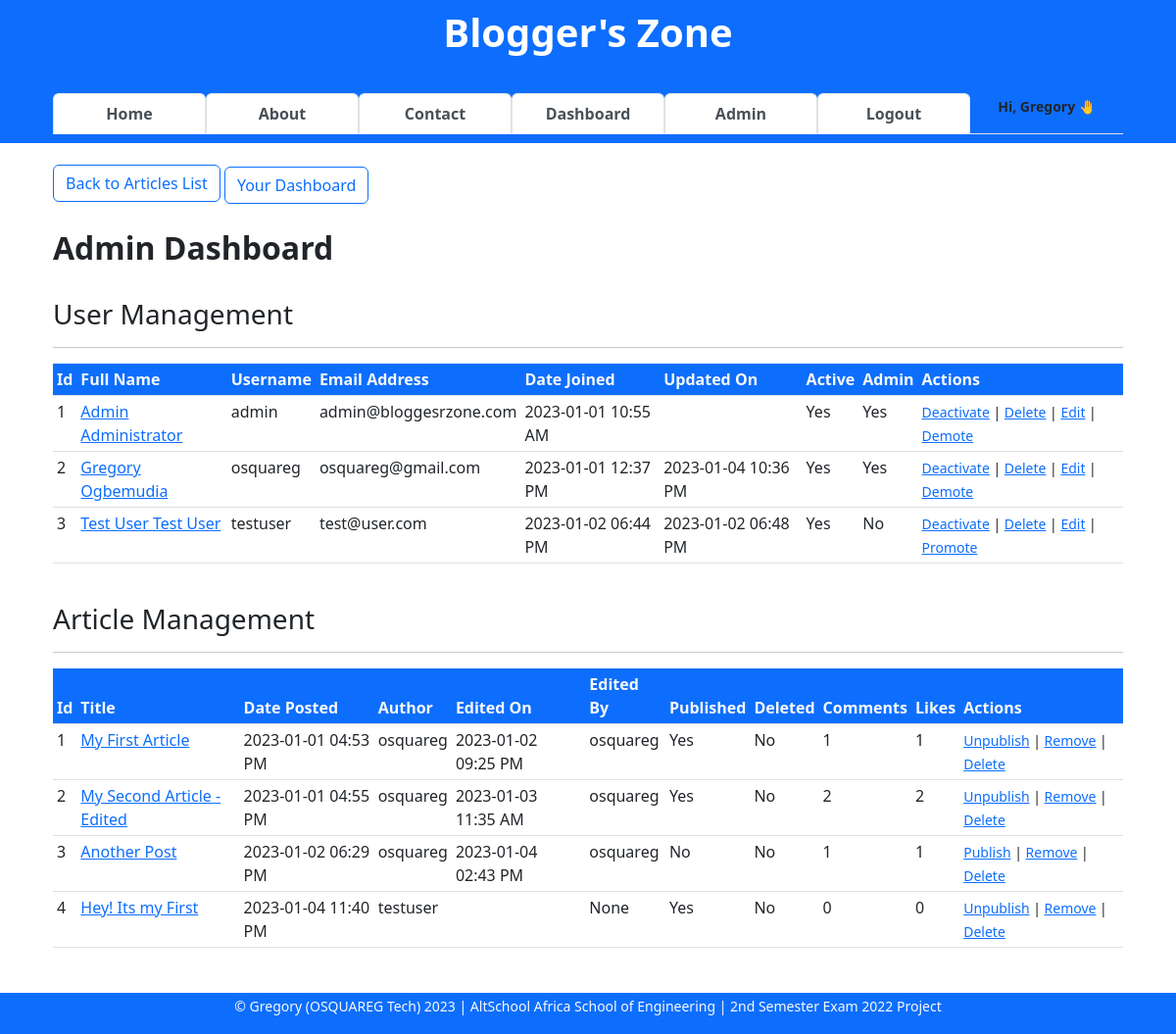
Before: /admin/ (signed in) with the older database file.
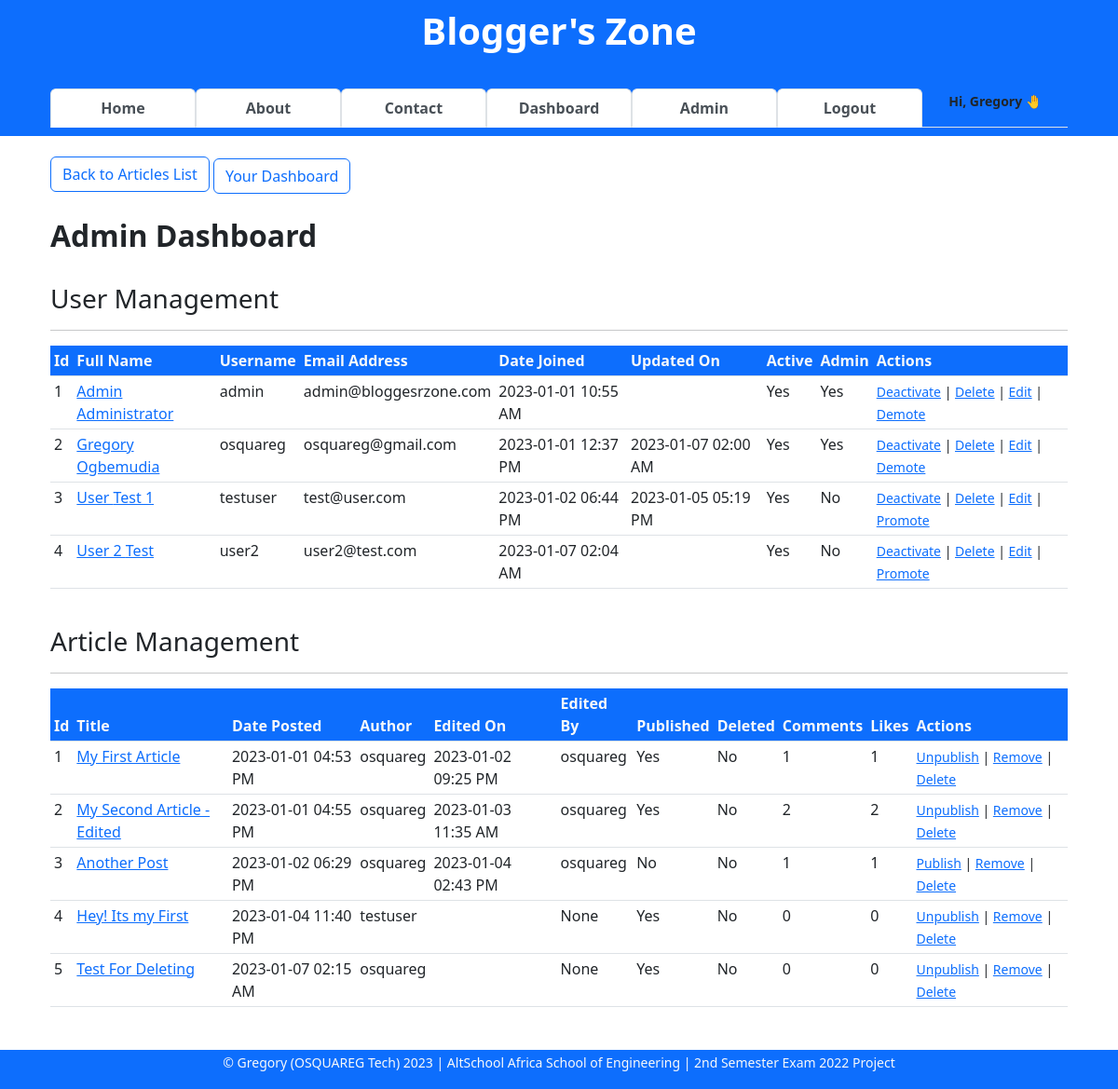
After: the same page with the newer database file.
### app/models.py (models this page shows, shortened)
class User(db.Model, UserMixin):
    __tablename__ = "users"
    id = db.Column(db.Integer, primary_key=True)
    firstname = db.Column(db.String(255), nullable=False)
    lastname = db.Column(db.String(255), nullable=False)
    username = db.Column(db.String(25), nullable=False, unique=True)
    email = db.Column(db.Text(150), nullable=False, unique=True)
    password_hash = db.Column(db.Text(255), nullable=False, unique=True)
    bio = db.Column(db.Text(), nullable=True)
    date_joined = db.Column(db.DateTime, default=datetime.utcnow)
    is_active = db.Column(db.Boolean, default=True)
    is_admin = db.Column(db.Boolean, default=False)
    profile_pic = db.Column(db.String(), nullable=True)
    last_updated_by = db.Column(db.String)
    last_updated_on = db.Column(db.DateTime, onupdate=datetime.utcnow)
    articles = db.relationship("Article", backref="author")
    comments = db.relationship("Comment", backref="commenter")
    article_likes = db.relationship("ArticleLike", backref="art_liker")
    comment_likes = db.relationship("CommentLike", backref="com_liker")

class Article(db.Model):
    __tablename__ = "articles"
    id = db.Column(db.Integer, primary_key=True)
    title = db.Column(db.String(255), nullable=False)
    content = db.Column(db.Text, nullable=False)
    date_posted = db.Column(db.DateTime, default=datetime.utcnow)
    is_draft = db.Column(db.Boolean, default=False, nullable=False)
    last_updated_on = db.Column(db.DateTime, onupdate=datetime.utcnow)
    last_updated_by = db.Column(db.String)
    is_deleted = db.Column(db.Boolean, default=False)
    author_id = db.Column(db.Integer, db.ForeignKey("users.id", ondelete="CASCADE"))
    comments = db.relationship("Comment", backref="articles")
    article_likes = db.relationship("ArticleLike", backref="articles")
    comment_likes = db.relationship("CommentLike", backref="articles")

### app/admin/admin.py (the view)
@blueprint.route("/", methods=["GET"])
@login_required
def admin():
    users = db.session.query(User).all()
    articles = db.session.query(Article).all()
    comment_likes_cnts = db.session \
        .query(Article.id.label("article_id"),
               func.count(Comment.comment).label("comments_count"),
               func.count(ArticleLike.user_id).label("likes_count")) \
        .outerjoin(Comment, Comment.article_id == Article.id) \
        .outerjoin(ArticleLike, ArticleLike.article_id == Article.id) \
        .group_by(Article.id).all()
    context = {
        "users": users,
        "articles": articles,
        "comment_likes_cnts": comment_likes_cnts
    }
    if current_user.is_authenticated and current_user.is_admin:
        return render_template("admin.html", **context)
    else:
        flash(f"You are not an admin!")
        return redirect(url_for("user.dashboard"))

### app/main.py (called while the page is built)
@login_man.user_loader
def user_loader(id):
    return User.query.get(int(id))

### app/admin/templates/admin.html (shortened to what this page needs)
{% extends 'base.html' %}
{% block content %}
    <div class="container">
        <a href="/#all-articles-list" class="btn btn-outline-primary mb-1 border border-primary">Back to Articles
            List</a>
        <a href="{{ url_for('user.dashboard') }}" class="btn btn-outline-primary border border-primary">Your Dashboard</a>
    </div>
    <br>
    <div class="container">
        <h2><b>Admin Dashboard</b></h2>
    </div>
    <br>
    <div class="container">
        <h3> User Management </h3>
        <hr>
        <table class="table table-sm table-hover">
            <thead class="table-responsive bg-primary text-light">
                <th>Id</th>
                <th>Full Name</th>
                <th>Username</th>
                <th>Email Address</th>
                <th>Date Joined</th>
                <th>Updated On</th>
                <th>Active</th>
                <th>Admin</th>
                <th>Actions</th>
            </thead>
            <tbody>
                {% for user in users %}
                <tr>
                    <td>{{ user.id }} </td>
                    <td><a href="{{ url_for('admin-users.view', id=user.id) }}">{{ user.firstname }}
                            {{ user.lastname }}</a></td>
                    <td>{{ user.username }}</td>
                    <td>{{ user.email }} </td>
                    <td>{{ user.date_joined.strftime('%Y-%m-%d %I:%M %p') }} </td>
                    <td> {% if user.last_updated_on is none %} {{ Null }}
                        {% else %}
                        {{ user.last_updated_on.strftime('%Y-%m-%d %I:%M %p') }}
                        {% endif %}
                    </td>
                    <td>{% if user.is_active: %} Yes {% else %} No {% endif %} </td>
                    <td>{% if user.is_admin: %} Yes {% else %} No {% endif %} </td>
                    <td> <small>
                            {% if user.is_active: %}
                            <a href="{{ url_for('admin-users.deactivate', id=user.id) }}">Deactivate</a> | {% else %}
                            <a href="{{ url_for('admin-users.activate', id=user.id) }}">Activate</a> |
                            {% endif %}
                            <a href="{{ url_for('admin-users.delete', id=user.id) }}">Delete</a> |
                            <a href="{{ url_for('admin-users.update', id=user.id) }}">Edit</a> |
                            {% if user.is_admin: %}
                            <a href="{{ url_for('admin-users.demote', id=user.id) }}">Demote</a>
                            {% else %}
                            <a href="{{ url_for('admin-users.promote', id=user.id) }}">Promote</a>
                            {% endif %}
                        </small>
                    </td>
                </tr>
                {% endfor %}
            </tbody>
        </table>
    </div>
    <br>
    <div class="container">
        <h3> Article Management </h3>
        <hr>
        <table class="table table-sm table-hover">
            <thead class="table-responsive bg-primary text-light">
                <th>Id</th>
                <th>Title</th>
                <th>Date Posted</th>
                <th>Author</th>
                <th>Edited On</th>
                <th>Edited By</th>
                <th>Published</th>
                <th>Deleted</th>
                <th>Comments</th>
                <th>Likes</th>
                <th>Actions</th>
            </thead>
            <tbody>
                {% for article in articles %}
                <tr>
                    <td>{{ article.id }}</td>
                    <td><a href="{{ url_for('article.view', id=article.id) }}">{{ article.title }}</a></td>
                    <td>{{ article.date_posted.strftime('%Y-%m-%d %I:%M %p') }}</td>
                    <td>{{ article.author.username }}</td>
                    <td> {% if article.last_updated_on is none %}
                        {{ Null }} {% else %}
                        {{ article.last_updated_on.strftime('%Y-%m-%d %I:%M %p') }}
                        {% endif %}
                    </td>
                    <td>{{ article.last_updated_by }}</td>
                    <td>{% if article.is_draft: %} No {% else %} Yes {% endif %} </td>
                    <td>{% if article.is_deleted: %} Yes {% else %} No {% endif %} </td>
                    <td>
                        {% for comment_likes_cnt in comment_likes_cnts %}
                        {% if comment_likes_cnt.article_id == article.id %}
                        {{ comment_likes_cnt.comments_count }}
                        {% endif %}
                        {% endfor %}
                    </td>
                    <td>
                        {% for comment_likes_cnt in comment_likes_cnts %}
                        {% if comment_likes_cnt.article_id == article.id %}
                        {{ comment_likes_cnt.likes_count }}
                        {% endif %}
                        {% endfor %}
                    </td>
                    <td>
                        <small>
                            {% if article.is_draft: %}
                            <a href="{{ url_for('admin-articles.publish', id=article.id) }}">Publish</a> |
                            {% else %}
                            <a href="{{ url_for('admin-articles.unpublish', id=article.id) }}">Unpublish</a> |
                            {% endif %}
                            {% if article.is_deleted: %}
                            <a href="{{ url_for('admin-articles.add', id=article.id) }}">Add</a> |
                            {% else %}
                            <a href="{{ url_for('admin-articles.remove', id=article.id) }}">Remove</a> |
                            {% endif %}
                            <a href="{{ url_for('admin-articles.delete', id=article.id) }}">Delete</a>
                        </small>
                    </td>
                </tr>
                {% endfor %}
            </tbody>
        </table>
    </div>
</div>
{% endblock content %}

### app/templates/base.html (shortened to what this page needs)
<!DOCTYPE html>
<html lang="en">
<head>
    <link rel="stylesheet" href="{{url_for('static',filename='css/tab-style.css')}}" type="text/css">
    <link rel="stylesheet" href="{{url_for('static', filename='css/ckeditor-styles.css')}}" type="text/css">
    <link href="https://cdn.jsdelivr.net/npm/bootstrap@5.2.2/dist/css/bootstrap.min.css" rel="stylesheet">
</head>
<body onload="openPage('Published', this, 'rgb(0, 89, 250)', 'white')">
    <nav class="navbar navbar-light fixed-top text-lg-center bg-primary border border-primary" >
        <div class="container container-sm">
            <div class="container">
                <a class="navbar-brand" href="{{url_for('general.index')}}">
                    <h1 class="text-white"><b>Blogger's Zone</b></h1>
                </a>
            </div>
            <div class="container">
                <ul class="nav navbar-dark nav-tabs nav-justified">
                    <li class="nav-item">
                        <a class="nav-link active" href="{{url_for('general.index')}}"><b>Home</b></a>
                    </li>
                    <li class="nav-item">
                        <a class="nav-link active" href="{{ url_for('general.about') }}"><b>About</b></a>
                    </li>
                    <li class="nav-item">
                        <a class="nav-link active" href="{{ url_for('general.message') }}"><b>Contact</b></a>
                    </li>
                    {% if current_user.is_authenticated %}
                    <li class="nav-item">
                        <a class="nav-link active" href="{{url_for('user.dashboard')}}"><b>Dashboard</b></a>
                    </li>
                    {% if current_user.is_admin %}
                    <li class="nav-item">
                        <a class="nav-link active" href="{{url_for('admin.admin')}}"><b>Admin</b></a>
                    </li>
                    {% endif %}
                    <li class="nav-item">
                        <a class="nav-link active" href="{{ url_for('auth.logout') }}"><b>Logout</b></a>
                    </li>
                    <li class="nav-item">
                        <small class="align-bottom"><b class="text-end">Hi, {{current_user.firstname}} 🤚</b></small>
                    </li>
                    {% endif %}
                </ul>
            </div>
        </div>
    </nav>
    <main>
        <div><br><br><br><br><br><br><br></div>
        <div class="container">
            {% block content %}
            {% endblock content %}
        <div><br><br><br></div>
    </main>
    <div class="text-md-center text-muted bg-primary border border-primary fixed-bottom">
        <footer>
            <p class="text-light">
                <small>
                    &copy Gregory (OSQUAREG Tech)
                    <script>document.write(new Date().getFullYear())</script> | AltSchool Africa School of Engineering | 2nd Semester Exam 2022 Project
                </small>
            </p>
        </footer>
    </div>
</body>
</html>

### app/static/css/tab-style.css (style rules this page uses)
a { text-decoration: none; }

### app/static/css/ckeditor-styles.css (style rules this page uses)
:root { --ck-color-image-caption-background: hsl(0, 0%, 97%); --ck-color-image-caption-text: hsl(0, 0%, 20%); --ck-color-mention-background: hsla(341, 100%, 30%, 0.1); --ck-color-mention-text: hsl(341, 100%, 30%); --ck-color-table-caption-background: hsl(0, 0%, 97%); --ck-color-table-caption-text: hsl(0, 0%, 20%); --ck-highlight-marker-blue: hsl(201, 97%, 72%); --ck-highlight-marker-green: hsl(120, 93%, 68%); --ck-highlight-marker-pink: hsl(345, 96%, 73%); --ck-highlight-marker-yellow: hsl(60, 97%, 73%); --ck-highlight-pen-green: hsl(112, 100%, 27%); --ck-highlight-pen-red: hsl(0, 85%, 49%); --ck-image-style-spacing: 1.5em; --ck-inline-image-style-spacing: calc(var(--ck-image-style-spacing) / 2); --ck-todo-list-checkmark-size: 16px; }

Changed rows visible on the page:
changed User "Gregory": last_updated_on "2023-01-04 10:36 PM" → "2023-01-07 02:00 AM"
changed User "testuser": firstname "Test User" → "User"; lastname "Test User" → "Test 1"; last_updated_on "2023-01-02 06:48 PM" → "2023-01-05 05:19 PM"
added User: id "4", firstname "User 2", lastname "Test", username "user2", email "user2@test.com", date_joined "2023-01-07 02:04 AM", is_active "Yes", is_admin "No"
added Article: id "5", title "Test For Deleting", date_posted "2023-01-07 02:15 AM", author.username "osquareg", last_updated_by "None", is_draft "Yes", is_deleted "No", comments_count "0", likes_count "0"
